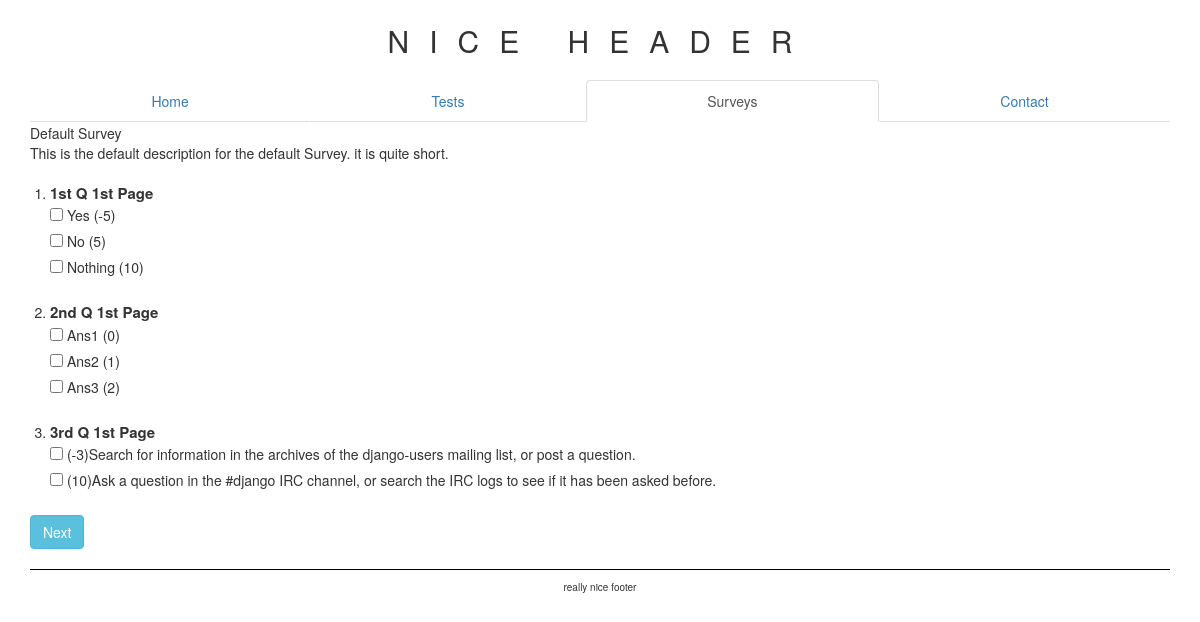
Page /survey/1 on the earlier database version.
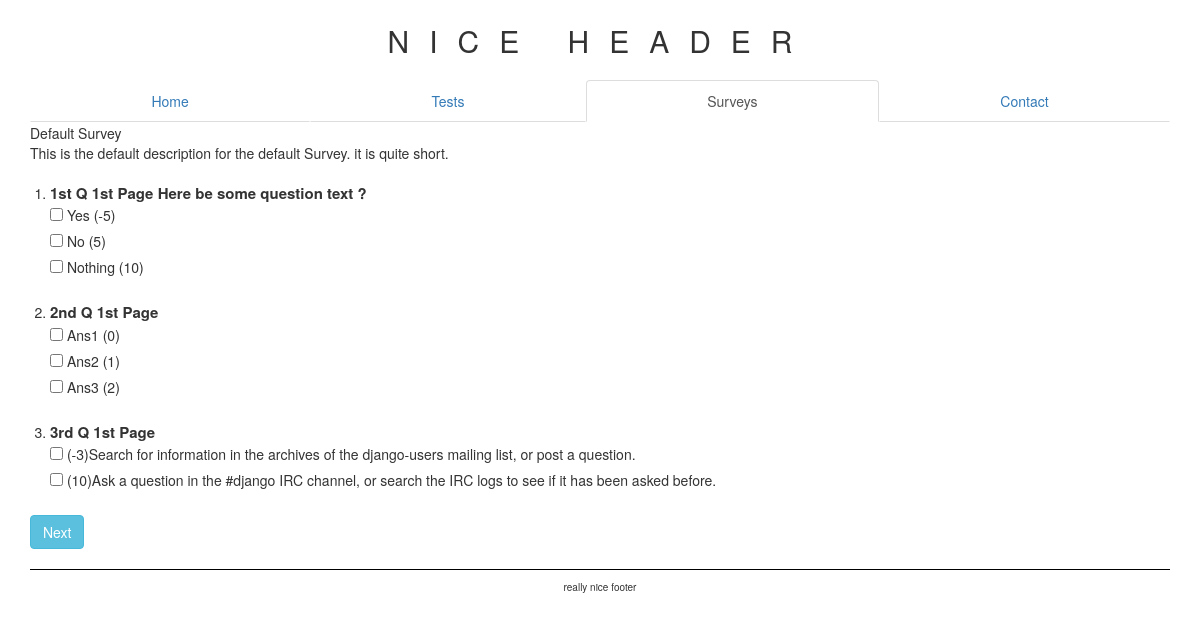
Same page on the later database version.
### survey/models.py (models this page shows, shortened)
class Survey(models.Model):
    name = models.CharField(max_length=150)
    description = models.TextField(null=True, blank=True)
    created_at = models.DateTimeField()
    class Meta:
        ordering = ['-created_at']

class Question(models.Model):
    SINGLE = 'radio'
    MULTIPLE = 'checkbox'
    TYPE_IN_CHOICES = (
        (SINGLE, 'Single answer'),
        (MULTIPLE, 'Multiple answers')
    )
    page = models.ForeignKey(Page)
    question_text = models.CharField(max_length=300)
    position = models.IntegerField(help_text="Question order")
    type = models.CharField(max_length=20, choices=TYPE_IN_CHOICES, default=SINGLE)
    class Meta:
        ordering = ['position']

class Answer(models.Model):
    question = models.ForeignKey(Question)
    answer_text = models.CharField(max_length=200)
    score = models.IntegerField()

### survey/views.py (the view, shortened to what this page needs)
# urls.py: url(r'^(?P<survey_id>\d+)$', views.SurveyView.as_view(), name='survey'),
class SurveyView(View):
    template_name = 'survey/survey.html'
    SURVEY_PAGE = 'survey_page'
    def get(self, request, survey_id, page=1):
        survey = get_object_or_404(Survey, pk=survey_id)
        page = int(page)
        next_page = Page.get_next_page(survey_id, page)
        session_page = request.session.get(self.SURVEY_PAGE, 1)
        if page != session_page:
            pass
        if page == 1:
            request.session['answers'] = []
        questions = Question.objects.filter(page__page_num=page, page__survey=survey_id)
        context = {
            'survey': survey,
            'questions': questions,
            'next_page': next_page,
            'current_page': page
        }
        return render(request, self.template_name, context)

### survey/models.py (called while the page is built)
    @classmethod
    def get_next_page(cls, survey_id, page_num):
        query = cls.objects.filter(survey=survey_id, page_num__gt=page_num).order_by('page_num')
        try:
            page = query[0]
        except IndexError:
            return None
        return page.page_num

### survey/templatetags/site_menu.py (called while the page is built)
@register.inclusion_tag('menu.html')
def site_menu(item):
    return {'item': item}

### survey/templates/survey/survey.html (shortened to what this page needs)
{% extends "main.html" %}
{% load site_menu %}
{% block menu %}
    {% site_menu item=3 %}
{% endblock %}
{% block content %}
    <div class="survey-title">{{survey.name}}</div>
    <div class="survey-description">{{survey.description}}</div>
    <form action="" method="POST">
        <ol>
        {% for q in questions %}
        <li class="survey-question{% if q.id in unanswered %} text-danger{%endif%}"><span class="question-text">{{q.question_text}}</span>
            <div class="survey-answers">
            {% for ans in q.answer_set.all %}
                <input class="survey-answer" type="{{q.type}}" value="{{ans.id}}"
                       id="answer{{ans.id}}" name="question[{{q.id}}]"/>
                <label for="ans{{ans.id}}">{{ans.answer_text}}</label>
                <br />
            {% endfor %}
            </div>
        </li>
        {% endfor %}
        </ol>
        <button type="submit" class="btn btn-info">
            {% if not next_page %}
                Finish
            {% else %}
                Next
            {% endif %}
        </button>
    </form>
{% endblock %}

### templates/main.html (shortened to what this page needs)
<!DOCTYPE html>
{% load staticfiles %}
<html>
<head lang="en">
    <link href="{% static 'personalitytests/css/main.css' %}" rel="stylesheet" type="text/css" />
    <link href="{% static 'survey/css/survey.css' %}" rel="stylesheet" type="text/css" />
    <link rel="stylesheet" href="//maxcdn.bootstrapcdn.com/bootstrap/3.2.0/css/bootstrap.min.css" />
</head>
<body>
<div class="container">
    <header class="header">
        <p class="header-txt">NICE HEADER</p>
    </header>
    <nav>
        {% block menu %}{% endblock %}
    </nav>
    <div class="row">
        <div class="col-md-3">
        </div>
        <div class="col-md-8">
        </div>
    </div>
    <div class="content">
        {% block content %}{% endblock %}
    </div>
    <footer class="footer">
        really nice footer
    </footer>
</div>
</body>
</html>

### templates/menu.html
<ul class="nav nav-tabs nav-justified" role="tablist">
    <li {% if item == 1 %}class="active"{% endif %}><a href="{% url 'home' %}">Home</a></li>
    <li {% if item == 2 %}class="active"{% endif %}><a href="{% url 'pers:tests_list' %}">Tests</a></li>
    <li {% if item == 3 %}class="active"{% endif %}><a href="{% url 'survey:list' %}">Surveys</a></li>
    <li {% if item == 4 %}class="active"{% endif %}><a href="{% url 'contact' %}">Contact</a></li>
</ul>

### personalitytests/static/personalitytests/css/main.css (style rules this page uses)
* { margin: 0; padding: 0; }
.header { padding: 20px; height: 80px; }
.footer { font-size: 10px; text-align: center; border-top: 1px solid black; padding-top: 10px; margin-top: 20px; }
.container { width: 950px; margin: 0 auto; }
.content { min-height: 200px; }
.header-txt { font-size: 30px; letter-spacing: 20px; text-align: center; }
div label { font-weight: normal; }

### survey/static/survey/css/survey.css (style rules this page uses)
.survey-question { margin: 20px; }
.question-text { font-weight: bold; font-size: 15px; }

Differences in the rows shown:
changed Question: question_text "1st Q 1st Page" → "1st Q 1st Page Here be some question text ?"
